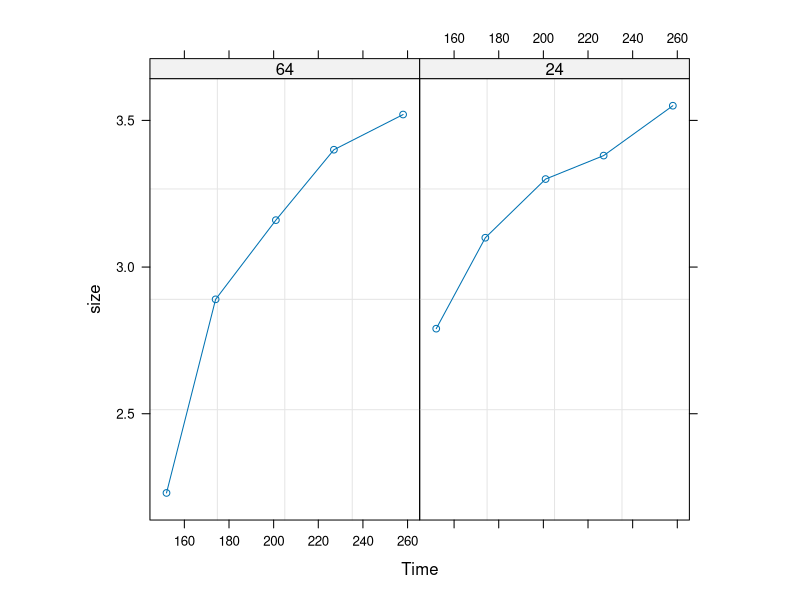
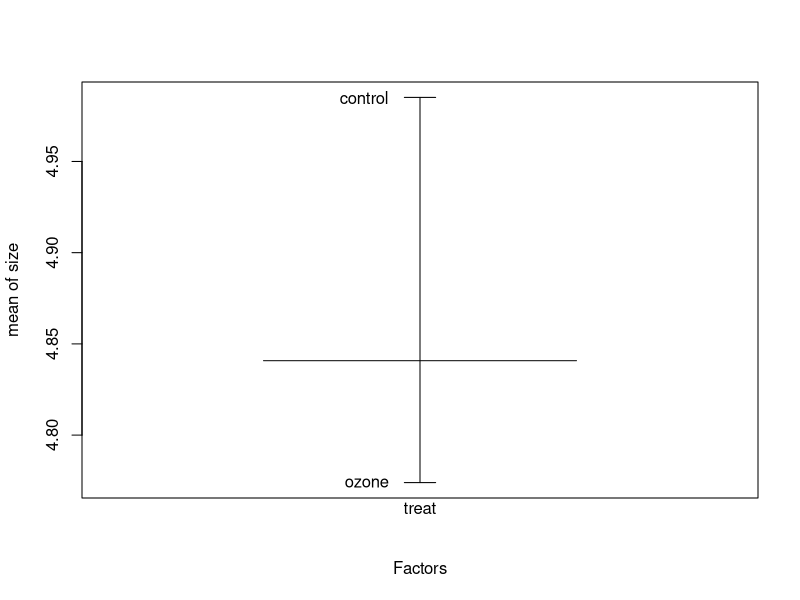
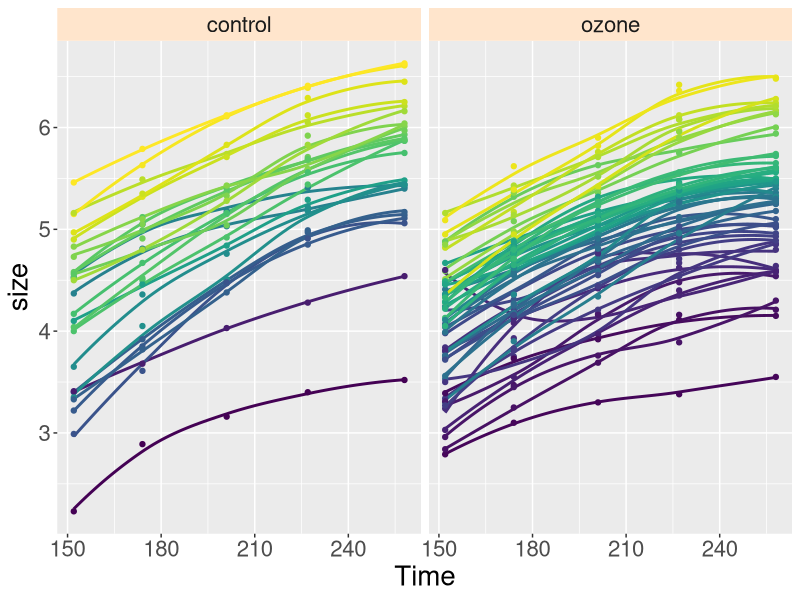
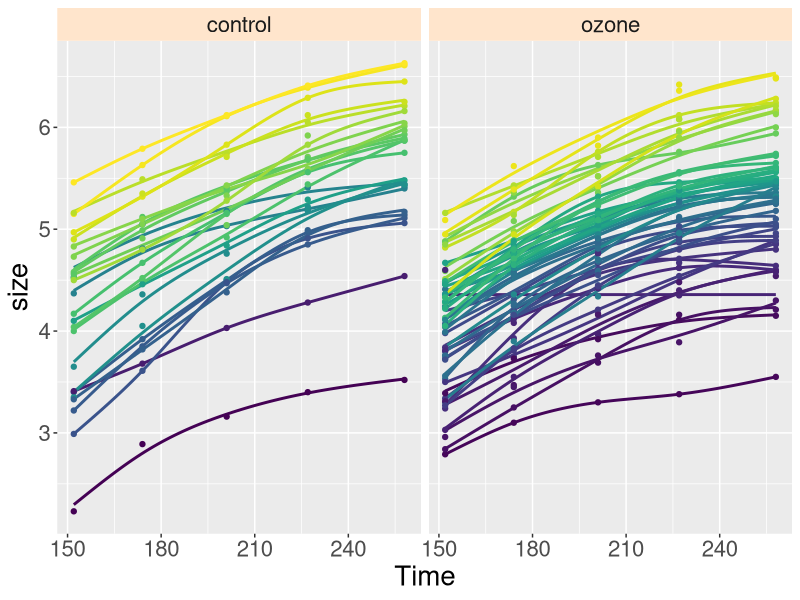
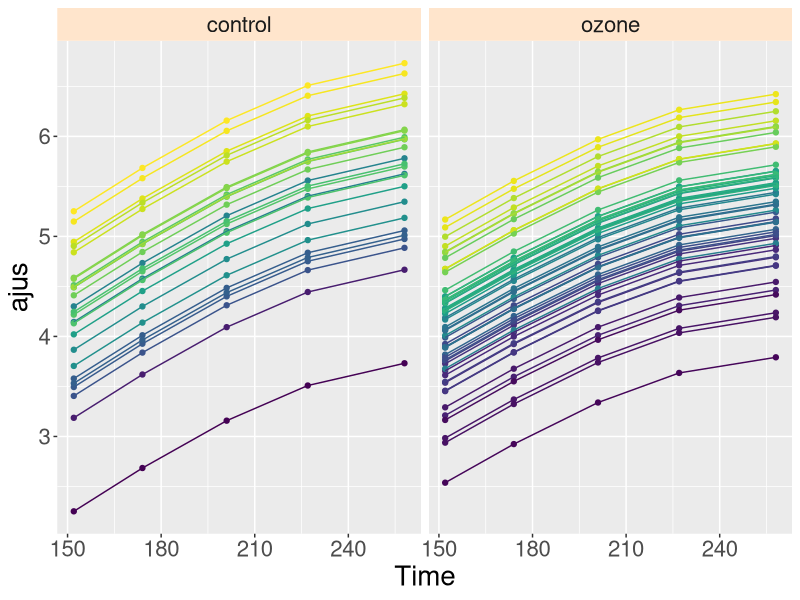
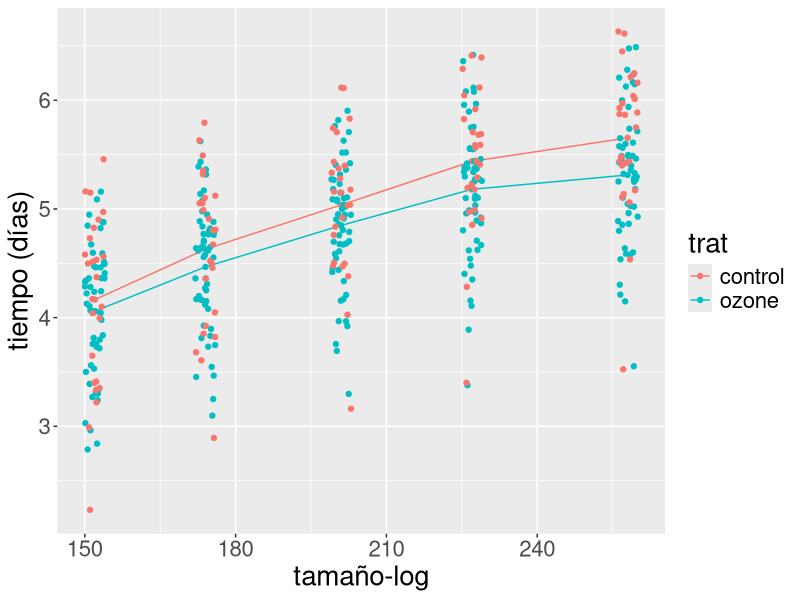
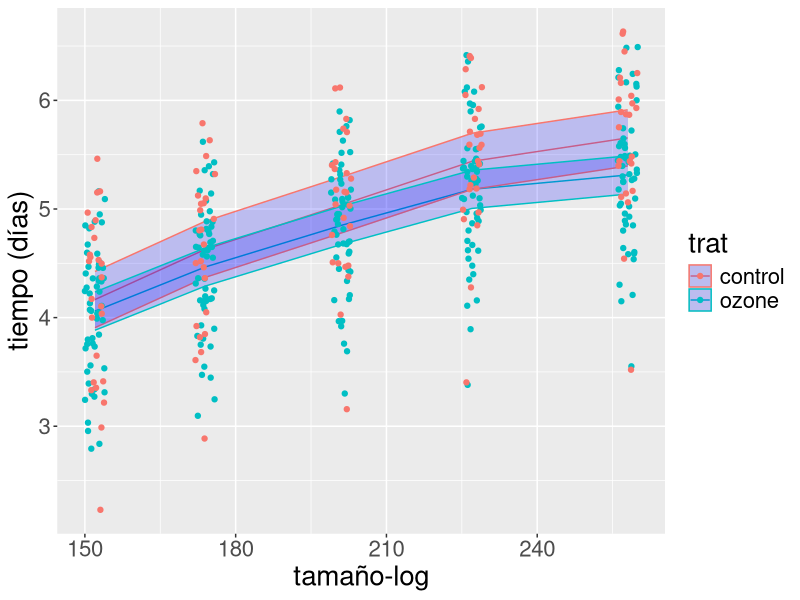

Recreate these plots in R, in order.
## ---- chunk 1
library(MASS)
library(nlme)
library(tidyverse)
sitka88 <- Sitka
## ---- chunk 2
str(sitka88)
## ---- chunk 3
sitka88 <-groupedData(size ~ Time | tree, data=sitka88)
plot(sitka88[sitka88$tree == 64 | sitka88$tree == 24, ])
## ---- chunk 4
formula(sitka88)
## ---- chunk 5
head(gsummary(sitka88[, c("size","Time")], groups=sitka88$size, omit=TRUE))
## ---- chunk 6
plot.design(size ~ treat, data=sitka88)
## ---- chunk 7
options(repr.plot.width=12, repr.plot.height=6)
library(ggplot2)
ggplot(sitka88, aes(x=Time, y=size, color = tree)) + 
       geom_smooth(method = "loess", span = 1, formula = y ~ x, se = FALSE, show.legend = FALSE) +
       geom_point(show.legend = FALSE) + facet_grid(. ~ treat) +
       theme(strip.background = element_rect(fill="#ffe5cc"),
             text = element_text(size = 20))
## ---- chunk 8
ggplot(sitka88, aes(x=Time, y=size, color = tree)) + 
       geom_smooth(method = "gam", span = 1, formula = y ~ s(x, bs = "cs", k = 5), 
                   se = FALSE, show.legend = FALSE) +
       geom_point(show.legend = FALSE) + facet_grid(. ~ treat) +
       theme(strip.background = element_rect(fill="#ffe5cc"),
             text = element_text(size = 20))
## ---- chunk 9
options(contrasts=c("contr.treatment", "contr.poly"))
## ---- chunk 10
sitka.lme1 <- lme(fixed = size ~ treat * ordered(Time),
                  random = ~ 1 | tree,
                  data = sitka88)
summary(sitka.lme1)$tTable
## ---- chunk 11
intervals(sitka.lme1, level = 0.95)$fixed
## ---- chunk 12
sitka88$tratGrad <- sitka88$Time * (sitka88$treat=="ozone")
## ---- chunk 13
tapply(sitka88$Time,list(sitka88$treat, sitka88$Time), FUN=mean)
tapply(sitka88$tratGrad,list(sitka88$treat, sitka88$Time), FUN=mean)
## ---- chunk 14
sitka.lme2 <- update(sitka.lme1, 
                     fixed = size ~ ordered(Time) + treat + tratGrad)
summary(sitka.lme2)$tTable
## ---- chunk 15
data.frame(AICmodelo_red=summary(sitka.lme2)$AIC, AICmodelo_comp=summary(sitka.lme1)$AIC)
data.frame(BICmodelo_red=summary(sitka.lme2)$BIC, BICmodelo_comp=summary(sitka.lme1)$BIC)
## ---- chunk 16
anova(sitka.lme1, sitka.lme2)
## ---- chunk 17
sitka.lme1.ML <- lme(fixed = size ~ treat * ordered(Time),
                 random = ~ 1 | tree,
                 data = sitka88, method="ML")

sitka.lme2.ML <- update(sitka.lme1.ML, 
                     fixed = size ~ ordered(Time) + treat + tratGrad, method="ML")
## ---- chunk 18
anova(sitka.lme1.ML, sitka.lme2.ML)
## ---- chunk 19
summary(sitka.lme2.ML)
## ---- chunk 20
head(poly(sitka88$Time, 4))
## ---- chunk 21
sitka.lme3.ML <- lme(fixed = size ~ treat + poly(Time, 3) + tratGrad,
                 random = ~ 1 | tree,
                 data = sitka88, method ="ML")
## ---- chunk 22
summary(sitka.lme3.ML)$tTable

## ---- chunk 23
anova(sitka.lme2.ML, sitka.lme3.ML)
## ---- chunk 24


tapply(fitted(sitka.lme3.ML), list(sitka88$treat, sitka88$Time), mean)

## ---- chunk 25
sitka88$ajus <- predict(sitka.lme3.ML)
## ---- chunk 26
ggplot(sitka88, aes(x=Time, y=ajus, color = tree)) + 
       geom_point(show.legend = FALSE) + facet_grid(. ~ treat) +
       geom_line(show.legend = FALSE) + 
       theme(strip.background = element_rect(fill="#ffe5cc"),
             text = element_text(size = 20))
## ---- chunk 27
VarCorr(sitka.lme1)
## ---- chunk 28
sitka.lme4 <- lme(size~ treat * ordered(Time), random = ~ 1 | tree,
                  data = sitka88, corr=corCAR1(0.7, ~ Time | tree))

## ---- chunk 29
anova(sitka.lme1,sitka.lme4)
## ---- chunk 30
summary(sitka.lme4)$tTable
summary(sitka.lme1)$tTable
## ---- chunk 31
intervals(sitka.lme4, which = "fixed", level = 0.95)$fixed
## ---- chunk 32
sitka.fin <- aggregate(list(ajustado=fitted(sitka.lme4)), 
                       list(tiempo=sitka88$Time, trat=sitka88$treat), FUN=mean)
## ---- chunk 33
sitka.fin$tiempo <- as.numeric(sitka.fin$tiempo)
## ---- chunk 34
ggplot(sitka.fin, aes(x=tiempo, y=ajustado, color = trat)) + 
       geom_line(show.legend = TRUE) + 
       geom_point(show.legend = FALSE) + 
       xlab(label = "tamaño-log") +
       ylab(label = "tiempo (días)") + 
       theme(strip.background = element_rect(fill="#ffe5cc"),
             text = element_text(size = 20)) +

       # componente que agrega los datos a la gráfica
       geom_jitter(data = sitka88, width = 2, 
                   mapping = aes(x = Time, y = size, color = treat)) 
## ---- chunk 35
library(tidyverse, warn.conflicts = FALSE)
sitka_intconf <- tibble(Time = sitka88$Time, treat = sitka88$treat)
sitka_intconf <- sitka_intconf %>% add_column(ajus = fitted(sitka.lme4, level = 0))
head(sitka_intconf)
## ---- chunk 36
Designmat <- model.matrix(eval(eval(sitka.lme4$call$fixed)[-2]), 
                          sitka_intconf[-ncol(sitka_intconf)])
## ---- chunk 37
predvar <- diag(Designmat %*% sitka.lme4$varFix %*% t(Designmat))
sitka_intconf$SE <- sqrt(predvar) 
## ---- chunk 38
head(sitka_intconf)
## ---- chunk 39
ggplot(sitka.fin, aes(x=tiempo, y=ajustado, color = trat)) + 
       geom_line(show.legend = TRUE) + 

       # Etiquetas y formato de despliegue
       xlab(label = "tamaño-log") +
       ylab(label = "tiempo (días)") + 
       theme(strip.background = element_rect(fill="#ffe5cc"),
             text = element_text(size = 20)) +

       # bandas de confianza
       geom_ribbon(data = sitka_intconf, aes(x = Time, y = ajus, color = treat,
                                             ymin = ajus - 2 * SE,
                                             ymax = ajus + 2 * SE),
                   alpha=0.2, fill = "blue") +       

       # componente que agrega los datos a la gráfica
       geom_jitter(data = sitka88, width = 2, 
                   mapping = aes(x = Time, y = size, color = treat)) 


